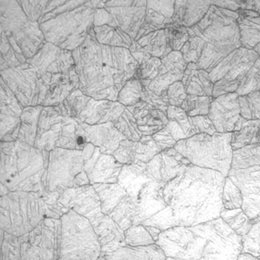
%> input picture 边缘检测/grid segmentation/data1/wkd02.jpg, 260 x 260 px, shrunk from 512 x 512 before the run
$ octave test.m   (GNU Octave 9; MATLAB toolbox functions it lacks are replaced by stand-ins)
%> lines starting %> are read from the running program, lines starting %| are printed output that depends on the picture; in (x1, y1, x2, y2) boxes, pixels count from 0 and x2, y2 are one past the last pixel; in counts of white or black regions, pixels touching at a corner belong together; the program's own positions count from 1
### 边缘检测/grid segmentation/ridge/im_hessstrflt2.m
function g2 =  hessstrflt2(init_im, scale)

[y,x]=meshgrid(-3:6/scale:3,-3:6/scale:3);
g2a=(2*(x.^2)-1).*exp(-(x.^2+y.^2));
g2a=g2a/sum(abs(g2a(:)));
g2b=2*x.*y.*exp(-(x.^2+y.^2));
g2b=g2b/sum(abs(g2b(:)));
g2c=(2*(y.^2)-1).*exp(-(x.^2+y.^2));
g2c=g2c/sum(abs(g2c(:)));

g2a_rst=imfilter(init_im, g2a, 'symmetric', 'same');
g2(:,:,1)=g2a_rst;
g2b_rst=imfilter(init_im, g2b, 'symmetric', 'same');
g2(:,:,2)=g2b_rst;
g2c_rst=imfilter(init_im, g2c, 'symmetric', 'same');
g2(:,:,3)=g2c_rst;

### 边缘检测/grid segmentation/ridge/im_hessangle2.m
function [A, R] = im_hessangle2(im, scale)

g2 = im_hessstrflt2(im, scale);

tmp = sqrt((g2(:,:,1)- g2(:,:,3)).*(g2(:,:,1)- g2(:,:,3)) + 4 * g2(:,:,2).*g2(:,:,2));
eigvalue1 = (g2(:,:,1) + g2(:,:,3) + tmp)/2;
eigvalue2 = (g2(:,:,1) + g2(:,:,3) - tmp)/2;
eigangle1 = atan(g2(:,:,2)./(eigvalue1 - g2(:,:,3)+realmin));
eigangle2 = atan(g2(:,:,2)./(eigvalue2 - g2(:,:,3)+realmin));

A = eigvalue1.*(abs(eigvalue1)>=abs(eigvalue2)) + eigvalue2.*(abs(eigvalue1)<abs(eigvalue2));
R = eigangle2.*(abs(eigvalue1)>=abs(eigvalue2)) + eigangle1.*(abs(eigvalue1)<abs(eigvalue2));

R(R < 0) = R(R < 0) + pi;
R = R*180/ pi;

### 边缘检测/grid segmentation/ridge/im_scalablehess2.m
function [Magnitude, Angle, Width] = scalablehess2(im, scale_range, ridge_property)

if (nargin == 2)
    ridge_property = 'dark';
end

dim = 0;
for scale = scale_range
    dim = dim + 1;
    [Magnitude(:,:,dim), Angle(:,:,dim)] = im_hessangle2(im, scale);
end

if strcmp(ridge_property, 'bright');
    Magnitude = -Magnitude;
elseif strcmp(ridge_property, 'dark');
    ;
else
    error('ridge_property error @ scalablehess2');
end

[M, N] = size(im);
[Magnitude, Max_Idx] = max(Magnitude, [], 3);
Max_Idx2 = (Max_Idx-1)*M*N + reshape(1:M*N, M, N);
Angle = Angle(Max_Idx2);
Width = scale_range(Max_Idx);

Magnitude(Magnitude<0) = 0;
Magnitude = (Magnitude-min(Magnitude(:)))/(max(Magnitude(:))-min(Magnitude(:)));

### 边缘检测/grid segmentation/ridge/nonmaxsup.m
% NONMAXSUP - Non-maxima suppression
%
% Usage:
%          [im,location] = nonmaxsup(inimage, orient, radius);
%
% Function for performing non-maxima suppression on an image using an
% orientation image.  It is assumed that the orientation image gives
% feature normal orientation angles in degrees (0-180).
%
% Input:
%   inimage - Image to be non-maxima suppressed.
%
%   orient  - Image containing feature normal orientation angles in degrees
%             (0-180), angles positive anti-clockwise.
%
%   radius  - Distance in pixel units to be looked at on each side of each
%             pixel when determining whether it is a local maxima or not.
%             This value cannot be less than 1.
%             (Suggested value about 1.2 - 1.5)
%
% Returns:
%   im        - Non maximally suppressed image.
%   location  - Complex valued image holding subpixel locations of edge
%               points. For any pixel the real part holds the subpixel row
%               coordinate of that edge point and the imaginary part holds
%               the column coordinate.  (If a pixel value is 0+0i then it
%               is not an edgepoint.)
%               (Note that if this function is called without 'location'
%               being specified as an output argument is not computed)
%
% Notes:
%
% The suggested radius value is 1.2 - 1.5 for the following reason. If the
% radius parameter is set to 1 there is a chance that a maxima will not be
% identified on a broad peak where adjacent pixels have the same value.  To
% overcome this one typically uses a radius value of 1.2 to 1.5.  However
% under these conditions there will be cases where two adjacent pixels will
% both be marked as maxima.  Accordingly there is a final morphological
% thinning step to correct this.
%
% This function is slow.  It uses bilinear interpolation to estimate
% intensity values at ideal, real-valued pixel locations on each side of
% pixels to determine if they are local maxima.

% Copyright (c) 1996-2005 Peter Kovesi
% School of Computer Science & Software Engineering
% The University of Western Australia
% http://www.csse.uwa.edu.au/
%
% Permission is hereby granted, free of charge, to any person obtaining a copy
% of this software and associated documentation files (the "Software"), to deal
% in the Software without restriction, subject to the following conditions:
%
% The above copyright notice and this permission notice shall be included in all
% copies or substantial portions of the Software.
%
% The Software is provided "as is", without warranty of any kind.

% December  1996 - Original version
% September 2004 - Subpixel localization added
% August    2005 - Made Octave compatible


function [im, location] = nonmaxsup(inimage, orient, radius)

if any(size(inimage) ~= size(orient))
  error('image and orientation image are of different sizes');
end

if radius < 1
  error('radius must be >= 1');
end

v = version; Octave = v(1)<'5';  % Crude Octave test

[rows,cols] = size(inimage);
im = zeros(rows,cols);        % Preallocate memory for output image

if nargout == 2
    location = zeros(rows,cols);
end

iradius = ceil(radius);

% Precalculate x and y offsets relative to centre pixel for each orientation angle

angle = [0:180].*pi/180;    % Array of angles in 1 degree increments (but in radians).
xoff = radius*cos(angle);   % x and y offset of points at specified radius and angle
yoff = radius*sin(angle);   % from each reference position.

hfrac = xoff - floor(xoff); % Fractional offset of xoff relative to integer location
vfrac = yoff - floor(yoff); % Fractional offset of yoff relative to integer location

orient = fix(orient)+1;     % Orientations start at 0 degrees but arrays start
                            % with index 1.

% Now run through the image interpolating grey values on each side
% of the centre pixel to be used for the non-maximal suppression.

for row = (iradius+1):(rows - iradius)
  for col = (iradius+1):(cols - iradius)

    or = orient(row,col);   % Index into precomputed arrays
    x = col + xoff(or);     % x, y location on one side of the point in question
    y = row - yoff(or);

    fx = floor(x);          % Get integer pixel locations that surround location x,y
    cx = ceil(x);
    fy = floor(y);
    cy = ceil(y);
    tl = inimage(fy,fx);    % Value at top left integer pixel location.
    tr = inimage(fy,cx);    % top right
    bl = inimage(cy,fx);    % bottom left
    br = inimage(cy,cx);    % bottom right

    upperavg = tl + hfrac(or) * (tr - tl);  % Now use bilinear interpolation to
    loweravg = bl + hfrac(or) * (br - bl);  % estimate value at x,y
    v1 = upperavg + vfrac(or) * (loweravg - upperavg);

  if inimage(row, col) > v1 % We need to check the value on the other side...

    x = col - xoff(or);     % x, y location on the `other side' of the point in question
    y = row + yoff(or);

    fx = floor(x);
    cx = ceil(x);
    fy = floor(y);
    cy = ceil(y);
    tl = inimage(fy,fx);    % Value at top left integer pixel location.
    tr = inimage(fy,cx);    % top right
    bl = inimage(cy,fx);    % bottom left
    br = inimage(cy,cx);    % bottom right
    upperavg = tl + hfrac(or) * (tr - tl);
    loweravg = bl + hfrac(or) * (br - bl);
    v2 = upperavg + vfrac(or) * (loweravg - upperavg);

    if inimage(row,col) > v2            % This is a local maximum.
      im(row, col) = inimage(row, col); % Record value in the output
                                        % image.


      % Code for sub-pixel localization if it was requested
      if nargout == 2
         % Solve for coefficients of parabola that passes through
	 % [-1, v1]  [0, inimage] and [1, v2].
	 % v = a*r^2 + b*r + c
	 c = inimage(row,col);
	 a = (v1 + v2)/2 - c;
	 b = a + c - v1;

	 % location where maxima of fitted parabola occurs
	 r = -b/(2*a);
	 location(row,col) = complex(row + r*yoff(or), col - r*xoff(or));
      end

    end

   end
  end
end


% Finally thin the 'nonmaximally suppressed' image by pointwise
% multiplying itself with a morphological skeletonization of itself.
%
% I know it is oxymoronic to thin a nonmaximally supressed image but
% fixes the multiple adjacent peaks that can arise from using a radius
% value > 1.

if Octave
    skel = bwmorph(im>0,'thin',Inf);   % Octave bwmorph only works on binary
                                       % images and 'thin' seems to produce
                                       % better results.
else
    skel = bwmorph(im,'skel',Inf);
end
im = im.*skel;
if nargout == 2
    location = location.*skel;
end

### 边缘检测/grid segmentation/ridge/bwridgecenter.m
function bwridge1 = bwridgecenter(I, vesseltag)

%% extract the centerline of ridge
[M_mag, M_deg] = im_scalablehess2( I, [10:2:20], vesseltag);
M_mag = nonmaxsup(M_mag, M_deg, 1.5);
valuethresh = graythresh( M_mag );
bwridge = im2bw( M_mag, valuethresh );
bwridge = bwmorph(bwridge, 'thin', Inf);
bwridge1 = bwareaopen(bwridge, 100);
bwridge1 = imdilate(bwridge1, ones(3,3));

%% no special, only an additional action for watershed later
bwboundary = ones(size(bwridge1));
bwboundary(2:end-1,2:end-1)=0;
bwridge1(bwboundary>0) = 1;

%%
% figure();
% subplot 221; imshow( I ); title('original image');
% subplot 222; imshow( M_mag, [] ); title('gray ridge');
% subplot 223; imshow( bwridge ); title('initial ridge');
% subplot 224; imshow( bwridge1 ); title('final ridge');

### 边缘检测/grid segmentation/ridge/gray2bw.m
function bwblobs = gray2bw(I, graythresh, areathresh)

%% extract those brightness blobs
slen = 3;
bwblobs = imextendedmax(I,graythresh); %bright blobs
bwblobs = imclose(bwblobs, ones(slen,slen));
bwblobs = imfill(bwblobs, 'holes');
bwblobs = bwareaopen(bwblobs,areathresh); %remove small objects

### 边缘检测/grid segmentation/ridge/MarkPseudoBlob.m
function Lout = MarkPseudoBlob( L, bwridge, NUMTHRESH, MERGETHRESH )

%% Mark those unqualified blob as -1
LABELNUM = max(L(:));
Metrics = ones([1, LABELNUM ]);
for i = 1:LABELNUM
    blob = (L==i);
    xt = sum(blob(:));
    if( xt>0 )
        blobperim = bwperim(blob); %perimeter
        xt = sum(sum(bwridge&blobperim)); %ridge in the perimeter
        yt = sum(sum(blobperim));
        Metrics(i) = xt/yt;
    end
end
[sval, sid] = sort(Metrics);

Lout = L;
for i = 1:NUMTHRESH
    if( sval(i)<MERGETHRESH )
        Lout(L==sid(i)) = -1;
    end
end

### 边缘检测/grid segmentation/ridge/DepthMeature.m
function D = DepthMeature(L, I)

%% We consider image = blob_large U blob_zero U (blob_small_contour+blob_small_inside)
bw_large = (L>0);
bw_small = (L<0);
bw_small_contour = bwperim(bw_small);
bw_small_inside = bw_small-bw_small_contour;
D_small_contour = bw_small_contour.*(1-I);
D = -bw_large + D_small_contour + bw_small_inside;

### 边缘检测/grid segmentation/ridge/ModifyWaterShed.m
function Lout = ModifyWaterShed(L, Lt)

%% combine L and Lt using the "winner take all vote stratage"
[label, num] = bwlabel(L<0);
Lout = L;

for i = 1:num
    % winner vote
    regiontags = Lt(label==i);
    regiontags = regiontags(regiontags>0);
    regiontag = mode(regiontags); %Most frequent values in array

    %corrpondence to L
    regiontags1 = L(Lt==regiontag(1));
    regiontags1 = regiontags1(regiontags1>0);
    regiontag1 = mode(regiontags1);

    Lout(label==i) = regiontag1;
end

### 边缘检测/grid segmentation/ridge/RemovePseudoContour.m
function Lout = RemovePseudoContour(L)


%% Remove the psudo boundaries to make it looks better
LABELNUM = max(L(:));
bwbound = (L==0);
Lmin = ordfilt2(L+bwbound.*(LABELNUM+1),1,ones(3,3)); %3-by-3 minimum filter
Lmax = ordfilt2(L,9,ones(3,3)); %3-by-3 maximum filter
Lout = L + Lmax.*bwbound.*((Lmax-Lmin)==0);

### 边缘检测/grid segmentation/ridge/dspimanalys.m
function Iout1 = dspimanalys(I, L)

%% Perform analysis on the results and visualize the results
[M, N] = size(I);

Stats = regionprops( bwlabel(L>0), 'ALL');
Str = ['Grid No. = ', int2Str(numel(Stats))];
centroids = cat(1, Stats.Centroid);
areas = cat(1, Stats.Area);
diame = cat(1, Stats.EquivDiameter);
diam1 = cat(1,Stats.MajorAxisLength);
diam2 = cat(1,Stats.MinorAxisLength);
orien = cat(1,Stats.Orientation);
[sval, sidx] = sort(areas);

%% Figure 1
Iout = dspimcat(I, L); hold on; title(Str);
plot(centroids(:,1), centroids(:,2), 'r*');
plot(N+centroids(:,1), centroids(:,2), 'r*');
plot(centroids(sidx(end),1), centroids(sidx(end),2), 'r*','LineWidth',2, 'MarkerSize',15);
plot(N+centroids(sidx(end),1), centroids(sidx(end),2), 'r*','LineWidth',2, 'MarkerSize',15);

%% Figure 2
scrsz = get(0,'ScreenSize');
figure('Position', scrsz );
subplot 211; grid on; hold on;
bar(sort(areas),'g'); title(' Area of each blob(Pixel)'); ylabel('Pixel'); xlabel('blob index');
subplot 212; grid on; hold on;
bar(sort(diame),'g'); title('Average Diameter of each blob (sqrt(4*Area/\pi))'); ylabel('Pixel'); xlabel('blob index');

%% Figure 3: draw bigger N ecllipse
BIGN = 5;
s1 = [centroids(:,1), centroids(:,2), diam1/2,  diam2/2, orien*pi/180 ];
s2 = [N+centroids(:,1), centroids(:,2), diam1/2,  diam2/2, orien*pi/180 ];
s1 = s1(sidx(end:-1:end-BIGN+1),:);
s2 = s2(sidx(end:-1:end-BIGN+1),:);

Iout1 = Iout;
Iout1 = DrawEllipse(Iout1, s1' , [255, 0, 0], [255, 0, 255]);
Iout1 = DrawEllipse(Iout1, s2' , [255, 0, 0], [255, 0, 255]);
scrsz = get(0,'ScreenSize');
figure('Position', scrsz );
imshow(Iout1,[], 'InitialMagnification', 'fit'); title(' Shape of blob');

### 边缘检测/grid segmentation/startup.m
clear all; close all; clc;
path(path,'./ridge');
warning off all;

### 边缘检测/grid segmentation/test.m
%%%%%%%%%%%%%%%%%%%%%%%%%%%%%%%%%%%%%%%%%%%%%%%%%%%%%%%%%%%%%%%%%%%%%%%%%%
% A demo for image segmentation using iterative watersheding plus ridge detection.
% Copyright(c) 2008 Li CHEN (chenli.wh at gmail.com)
% School of Computer Science & Engineering
% The Wuhan University of Science and Technolgoy
% http://imvl.wust.edu.cn/
%
% Note:
% I would like to write a detatiled description, but time is limited
% This program is inspired by
% Cell segmentation at http://blogs.mathworks.com/steve/2006/06/02/cell-segmentation/
% Ridge detection from NaiXiang LIAN, Peter Kovein, etc.

% Permission is hereby granted, free of charge, to any person obtaining a copy
% of this software and associated documentation files (the "Software"), to deal
% in the Software without restriction, subject to the following conditions:
%
% The above copyright notice and this permission notice shall be included in all
% copies or substantial portions of the Software.
%
% The Software is provided "as is", without warranty of any kind.

% Version 1.0
% September 2008 - finished basic version ^_^
%%%%%%%%%%%%%%%%%%%%%%%%%%%%%%%%%%%%%%%%%%%%%%%%%%%%%%%%%%%%%%%%%%%%%%%%%%

%% Step 1: load image
startup;
filename = 'wkd02.jpg';
filepath = '.\data1\';
readfile = strcat(filepath,filename);
ridgetag = 'dark'; % 'dark' or 'bright'
imgscale = 1;

I_ori = im2double(imread(readfile));
%> I_ori: size 260x260 double; min 0.302, max 1, mean 0.773
I_ori = imresize(I_ori(:,:,1),imgscale); %downsize the image if you want a quick result
[M, N]= size(I_ori);
%> M = 260; N = 260

%% Step 2: reinforce the edge and smooth the image
Itarget = I_ori;
if ~strcmp(ridgetag, 'dark'); %edges assumes be dark
    Itarget = imcomplement(Itarget);
end
Itarget = ordfilt2(Itarget,1,ones(3,3)); %3-by-3 minimum filter
Itarget = ordfilt2(Itarget,9,ones(3,3)); %3-by-3 maximum filter

%% Step 3: first round of watershed
slen = 3;
graythresh = 0.1;
areathresh = 20;

%bwridge = edge(Itarget,'canny'); %ridge should be better
bwridge = bwridgecenter(Itarget, ridgetag);
%> the loop in scalablehess2, `for scale = scale_range` made 6 passes
%> pass 1, in im_hessangle2, `g2 = im_hessstrflt2(im, scale);`:
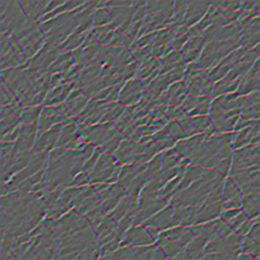
%> g2: size 260x260x3 double; mean R, G, B -3.21e-05, 2.61e-07, -3.21e-05; drawn with min black and max white
%> after the loop in scalablehess2, `for scale = scale_range`: dim = 6
%> after the loop in nonmaxsup, `for row = (iradius+1):(rows - iradius)`:
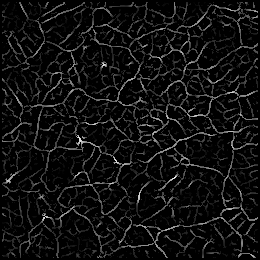
%> im: size 260x260 double; min 0, max 1, mean 0.0639
%> after the loop in nonmaxsup, `for row = (iradius+1):(rows - iradius)`: v2 = 0.375
%> in nonmaxsup, `skel = bwmorph(im,'skel',Inf);`:
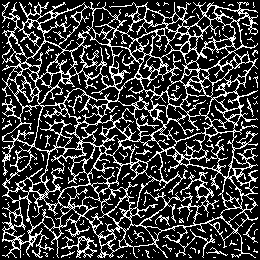
%> skel: size 260x260 logical; 23.4% white in thin lines or dots
%> in bwridgecenter, `valuethresh = graythresh( M_mag );`: valuethresh = 0.169
%> in bwridgecenter, `bwridge = im2bw( M_mag, valuethresh );`: bwridge: size 260x260 logical; 13% white in thin lines or dots
%> in bwridgecenter, `bwridge = bwmorph(bwridge, 'thin', Inf);`: bwridge: size 260x260 logical; 9.9% white in thin lines or dots
%> in bwridgecenter, `bwridge1 = bwareaopen(bwridge, 100);`: bwridge1: size 260x260 logical; 4.7% white in thin lines or dots
%> in bwridgecenter, `bwridge1 = imdilate(bwridge1, ones(3,3));`: bwridge1: size 260x260 logical; 17.9% white; 1 white region, box (x1, y1, x2, y2) and area: (1, 1, 259, 259) 12073
%> in bwridgecenter, `bwboundary(2:end-1,2:end-1)=0;`: bwboundary: size 260x260 double; values 0 (black) and 1 (white), 1.5% white in thin lines or dots
%> in bwridgecenter, `bwridge1(bwboundary>0) = 1;`:
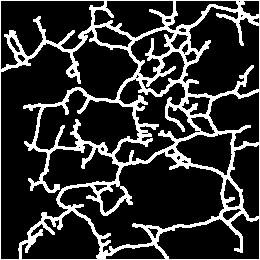
%> bwridge1: size 260x260 logical; 19.4% white; 1 white region, box (x1, y1, x2, y2) and area: (0, 0, 260, 260) 13109
bwgray = gray2bw( Itarget, graythresh, areathresh );
%> in gray2bw, `bwblobs = imextendedmax(I,graythresh);`: bwblobs: size 260x260 logical; 36.2% white; 51 white regions, largest, box (x1, y1, x2, y2) and area: (139, 171, 223, 229) 2772, (159, 219, 240, 260) 1977, (0, 0, 42, 52) 1196
%> in gray2bw, `bwblobs = imclose(bwblobs, ones(slen,slen));`: bwblobs: size 260x260 logical; 39.1% white; 27 white regions, largest, box (x1, y1, x2, y2) and area: (103, 170, 240, 260) 6001, (78, 45, 130, 182) 3231, (24, 187, 123, 260) 2847
%> in gray2bw, `bwblobs = imfill(bwblobs, 'holes');`: bwblobs: size 260x260 logical; 40% white; 27 white regions, largest, box (x1, y1, x2, y2) and area: (103, 170, 240, 260) 6193, (78, 45, 130, 182) 3351, (24, 187, 123, 260) 2941
bwblobs = bwgray&(~bwridge);
%> bwblobs: size 260x260 logical; 37.5% white; 54 white regions (5 under 20 px), largest, box (x1, y1, x2, y2) and area: (103, 170, 223, 229) 3725, (159, 219, 240, 259) 2216, (191, 18, 250, 80) 1752
Iblobs = imimposemin(-Itarget, bwblobs);
L = watershed(Iblobs);
%> L: size 260x260 uint8; 55 distinct labels, from 0 to 54

%dspimalpha(Itarget, bwblobs);
%dspimcat(I_ori,L); title(['WaterShed Iteration ', int2str(0)]);

%% Step 4: Lrgb is too detailed, merge small blobs to a larger one
NUMITER = 3;
MERGETHRESH = 0.1;
NUMTHRESH = 80;
RATIO = (0.6/MERGETHRESH)^(1/NUMITER);

L1 =  L;
Itarget1 = Itarget;
Itarget1 = ordfilt2((Itarget1-Itarget1.*bwridge/2), 1, ones(3,3)); %3-by-3 minimum filter
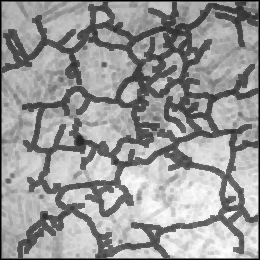
%> Itarget1: size 260x260 double; min 0, max 0.992, mean 0.6
%figure(); imshow(Itarget1, []); title('ridge information');

% start the iteration, GO
for iteration = 1:NUMITER
    MERGETHRESH = MERGETHRESH*RATIO;
    NUMTHRESH = NUMTHRESH/RATIO;
    L1 = MarkPseudoBlob( L1, bwridge, NUMTHRESH, MERGETHRESH );
    D1 = DepthMeature(L1, Itarget1);
    Lt = watershed(D1);
    L1 = ModifyWaterShed(L1, Lt);
    L1 = RemovePseudoContour(L1);
   %dspimcat(I_ori, L1); title(['WaterShed Iteration ', int2str(iteration)]);
end
%> this loop made 3 passes
%> pass 1, in DepthMeature, `bw_large = (L>0);`:
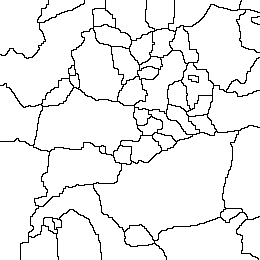
%> bw_large: size 260x260 logical; 94.1% white; black in thin lines or dots
%> after the loop:
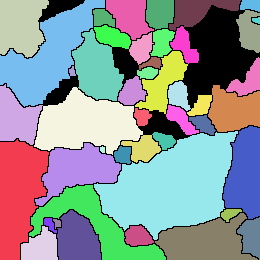
%> L1: size 260x260 uint8; 46 distinct labels, from 0 to 54; one colour per label, 0 black
%> after the loop, MERGETHRESH = 0.6; NUMTHRESH = 13.33

%%
Iout = dspimanalys(I_ori, L1);
%> in dspimanalys, `Stats = regionprops( bwlabel(L>0), 'ALL');`: Stats = 24 regions; largest, box (x1, y1, x2, y2), Area, Centroid, MajorAxisLength, MinorAxisLength and Eccentricity: (0, 0, 241, 240) 28883 [121.3 116.6] 278.4 194.8 0.714, (0, 139, 49, 260) 4180 [19.4 194.2] 127.5 45.95 0.933, (29, 185, 166, 260) 3191 [95.5 225.1] 147.1 55.45 0.926
%> the run ends on the next line

$ run again, with 边缘检测/grid segmentation/data1/wkd01.jpg copied over 边缘检测/grid segmentation/data1/wkd02.jpg
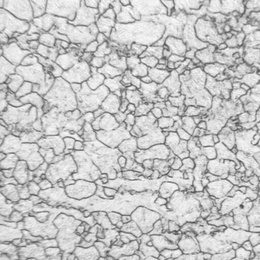
%> input picture 边缘检测/grid segmentation/data1/wkd01.jpg, 260 x 260 px, shrunk from 512 x 512 before the run
%> after the loop in scalablehess2, `for scale = scale_range`: dim = 6
%> after the loop in nonmaxsup, `for row = (iradius+1):(rows - iradius)`: v2 = 0.258
%> skel: size 260x260 logical; 22.2% white in thin lines or dots
%> valuethresh = 0.227
%> bwboundary: size 260x260 double; values 0 (black) and 1 (white), 1.5% white in thin lines or dots
%> L: size 260x260 uint8; 179 distinct labels, from 0 to 178
%> the loop `for iteration = 1:NUMITER` made 3 passes
%> pass 1, in DepthMeature, `bw_large = (L>0);`:
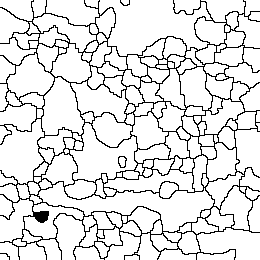
%> bw_large: size 260x260 logical; 88.7% white; black in thin lines or dots
%> after the loop `for iteration = 1:NUMITER`:
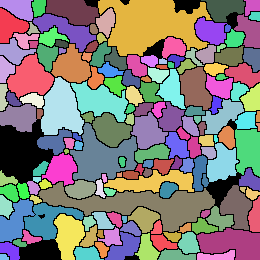
%> L1: size 260x260 uint8; 165 distinct labels, from 0 to 178; one colour per label, 0 black
%> after the loop `for iteration = 1:NUMITER`: MERGETHRESH = 0.6; NUMTHRESH = 13.33
%> Stats = 139 regions; largest, box (x1, y1, x2, y2), Area, Centroid, MajorAxisLength, MinorAxisLength and Eccentricity: (46, 0, 212, 77) 5607 [139.4 26.8] 155.1 67.2 0.901, (202, 99, 260, 230) 4272 [235.3 158.7] 130.3 55.43 0.905, (38, 182, 234, 232) 3736 [146.5 206.4] 210.4 33.78 0.987
